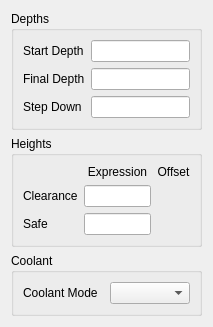
            <widget class="QWidget" name="page_4">
              <property name="geometry">
                <rect>
                  <x>0</x>
                  <y>0</y>
                  <width>213</width>
                  <height>321</height>
                </rect>
              </property>
              <attribute name="label">
                <string>Default Values</string>
              </attribute>
              <layout class="QGridLayout" name="gridLayout_13">
                <item row="0" column="0">
                  <widget class="QGroupBox" name="groupBox">
                    <property name="title">
                      <string>Depths</string>
                    </property>
                    <layout class="QFormLayout" name="formLayout">
                      <item row="0" column="0">
                        <widget class="QLabel" name="label_3">
                          <property name="text">
                            <string>Start Depth</string>
                          </property>
                        </widget>
                      </item>
                      <item row="0" column="1">
                        <widget class="QLineEdit" name="setupStartDepthExpr">
                          <property name="toolTip">
                            <string>&lt;html&gt;&lt;head/&gt;&lt;body&gt;&lt;p&gt;Expression set as the StartDepth of a newly created operation.&lt;/p&gt;&lt;p&gt;&lt;br/&gt;&lt;/p&gt;&lt;p&gt;Default: OpStartDepth&lt;/p&gt;&lt;/body&gt;&lt;/html&gt;</string>
                          </property>
                        </widget>
                      </item>
                      <item row="1" column="0">
                        <widget class="QLabel" name="label_4">
                          <property name="text">
                            <string>Final Depth</string>
                          </property>
                        </widget>
                      </item>
                      <item row="1" column="1">
                        <widget class="QLineEdit" name="setupFinalDepthExpr">
                          <property name="toolTip">
                            <string>&lt;html&gt;&lt;head/&gt;&lt;body&gt;&lt;p&gt;Expression set as the FinalDepth for a newly created operation.&lt;/p&gt;&lt;p&gt;&lt;br/&gt;&lt;/p&gt;&lt;p&gt;Default: OpFinalDepth&lt;/p&gt;&lt;/body&gt;&lt;/html&gt;</string>
                          </property>
                        </widget>
                      </item>
                      <item row="2" column="0">
                        <widget class="QLabel" name="label_6">
                          <property name="text">
                            <string>Step Down</string>
                          </property>
                        </widget>
                      </item>
                      <item row="2" column="1">
                        <widget class="QLineEdit" name="setupStepDownExpr">
                          <property name="toolTip">
                            <string>&lt;html&gt;&lt;head/&gt;&lt;body&gt;&lt;p&gt;Expression set as the StepDown of a newly created operation.&lt;/p&gt;&lt;p&gt;&lt;br/&gt;&lt;/p&gt;&lt;p&gt;Default: OpToolDiameter&lt;/p&gt;&lt;/body&gt;&lt;/html&gt;</string>
                          </property>
                        </widget>
                      </item>
                    </layout>
                  </widget>
                </item>
                <item row="1" column="0">
                  <widget class="QGroupBox" name="groupBox_2">
                    <property name="title">
                      <string>Heights</string>
                    </property>
                    <layout class="QGridLayout" name="gridLayout_4">
                      <item row="3" column="0">
                        <widget class="QLabel" name="label_7">
                          <property name="text">
                            <string>Safe</string>
                          </property>
                        </widget>
                      </item>
                      <item row="1" column="0">
                        <widget class="QLabel" name="label_13">
                          <property name="text">
                            <string>Clearance</string>
                          </property>
                        </widget>
                      </item>
                      <item row="3" column="1" colspan="2">
                        <widget class="QLineEdit" name="setupSafeHeightExpr">
                          <property name="toolTip">
                            <string>&lt;html&gt;&lt;head/&gt;&lt;body&gt;&lt;p&gt;Expression set as SafeHeight for new operations.&lt;/p&gt;&lt;p&gt;&lt;br/&gt;&lt;/p&gt;&lt;p&gt;Default: &amp;quot;OpStockZMax+SetupSheet.SafeHeightOffset&amp;quot;&lt;/p&gt;&lt;/body&gt;&lt;/html&gt;</string>
                          </property>
                        </widget>
                      </item>
                      <item row="1" column="1" colspan="2">
                        <widget class="QLineEdit" name="setupClearanceHeightExpr">
                          <property name="toolTip">
                            <string>&lt;html&gt;&lt;head/&gt;&lt;body&gt;&lt;p&gt;Expression set as ClearanceHeight for new operations.&lt;/p&gt;&lt;p&gt;&lt;br/&gt;&lt;/p&gt;&lt;p&gt;Default: &amp;quot;OpStockZMax+SetupSheet.ClearanceHeightOffset&amp;quot;&lt;/p&gt;&lt;/body&gt;&lt;/html&gt;</string>
                          </property>
                        </widget>
                      </item>
                      <item row="1" column="3">
                        <widget class="Gui::QuantitySpinBox" name="setupClearanceHeightOffs">
                          <property name="toolTip">
                            <string>&lt;html&gt;&lt;head/&gt;&lt;body&gt;&lt;p&gt;ClearanceHeightOffset - can be used by expressions to set the default ClearanceHeight for new operations.&lt;/p&gt;&lt;p&gt;&lt;br/&gt;&lt;/p&gt;&lt;p&gt;Default: &amp;quot;3 mm&amp;quot;&lt;/p&gt;&lt;/body&gt;&lt;/html&gt;</string>
                          </property>
                        </widget>
                      </item>
                      <item row="0" column="3">
                        <widget class="QLabel" name="label_14">
                          <property name="text">
                            <string>Offset</string>
                          </property>
                          <property name="alignment">
                            <set>Qt::AlignCenter</set>
                          </property>
                        </widget>
                      </item>
                      <item row="0" column="1" colspan="2">
                        <widget class="QLabel" name="label_15">
                          <property name="text">
                            <string>Expression</string>
                          </property>
                          <property name="alignment">
                            <set>Qt::AlignCenter</set>
                          </property>
                        </widget>
                      </item>
                      <item row="3" column="3">
                        <widget class="Gui::QuantitySpinBox" name="setupSafeHeightOffs">
                          <property name="toolTip">
                            <string>&lt;html&gt;&lt;head/&gt;&lt;body&gt;&lt;p&gt;SafeHeightOffset can be for expressions to set the SafeHeight for new operations.&lt;/p&gt;&lt;p&gt;&lt;br/&gt;&lt;/p&gt;&lt;p&gt;Default: &amp;quot;5 mm&amp;quot;&lt;/p&gt;&lt;/body&gt;&lt;/html&gt;</string>
                          </property>
                        </widget>
                      </item>
                    </layout>
                  </widget>
                </item>
                <item row="2" column="0">
                  <widget class="QGroupBox" name="groupBox_8">
                    <property name="title">
                      <string>Coolant</string>
                    </property>
                    <layout class="QGridLayout" name="gridLayout_12">
                      <item row="0" column="0">
                        <widget class="QLabel" name="label_17">
                          <property name="text">
                            <string>Coolant Mode</string>
                          </property>
                        </widget>
                      </item>
                      <item row="0" column="1">
                        <widget class="QComboBox" name="setupCoolantMode"/>
                      </item>
                    </layout>
                  </widget>
                </item>
                <item row="3" column="0">
                  <spacer name="verticalSpacer_5">
                    <property name="orientation">
                      <enum>Qt::Vertical</enum>
                    </property>
                    <property name="sizeHint" stdset="0">
                      <size>
                        <width>20</width>
                        <height>40</height>
                      </size>
                    </property>
                  </spacer>
                </item>
              </layout>
            </widget>
